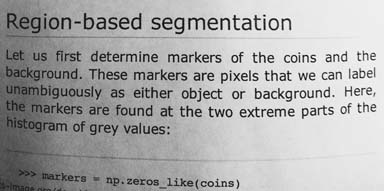
#> input picture skimage.data.page(), 384 x 191 px
$ jupyter execute --allow-errors alumnoAyudante.ipynb   (shell and % lines are left out)
#> lines starting #> are read from the running program, lines starting #| are printed output that depends on the picture; after the words box and inside, x2 and y2 are one past the last pixel; in counts of white or black regions, pixels touching at a corner belong together
<h1>Reconocimiento de imagen pa loh profes</h1>

<h2>Packages & libs</h2>

[cell 1]
import sys

[cell 2]
import os

[cell 3]
import cv2 as cv

[cell 4]
import numpy as np
import pandas as pd
import matplotlib.pyplot as plt
import pytesseract

[cell 5]
from easyocr import Reader
import argparse

[cell 6]
from skimage import io
from skimage import data
from skimage.color import rgb2gray
from skimage.transform import rotate
from skimage.filters import threshold_otsu, threshold_local, try_all_threshold

[cell 7]
from deskew import determine_skew

<h2>Image for testing shadow behaviour, binarization of image</h2>

<p>The idea is to choose from here the best approach for our use case, for that we are testing:

   - Scikit-image (skimage):
        - Isodata
        - Li
        - Mean
        - Minimun
        - Otsu
        - Triangle
        - Yen

   - Open-CV:
       - Global Thresholding
       - Adaptive Mean Thresholding
       - Adaptive Gaussian Thresholding
 </p>

[cell 8]
#This is the test for the image, provided by skimage
img = data.page()
#> img is the input picture: shape (191, 384); min 0, max 255, mean 171.5
#img = io.imread('imgtest1.jpeg')
#img = io.imread('output.png')
io.imshow(img)
plt.show()

<h3>Testing scikit-image (B1)<h3>

[cell 9]
fig, ax = try_all_threshold(img, figsize=(15, 8), verbose=False)
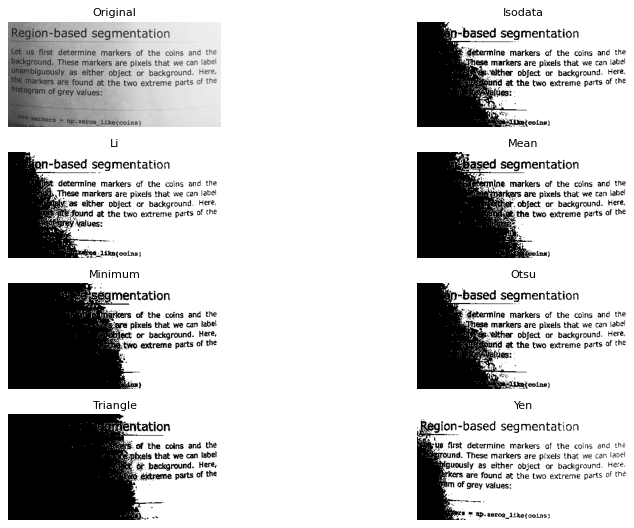
#> figure drawn by matplotlib, 8 panels

[cell 10]
io.imshow(threshold_local(img, 1), vmin=0, vmax=255)
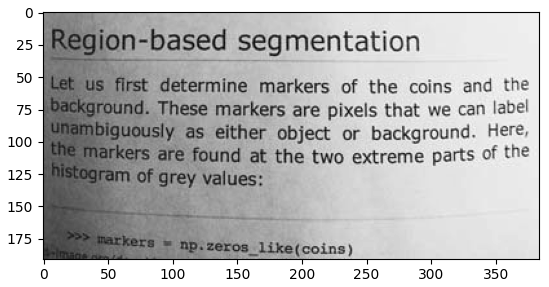
#> figure drawn by matplotlib, 1 panel

<h3>Testing with open CV (B2)<h3>

[cell 11]
#img = cv.imread('imgtest1.jpeg', 0)
#img = cv.medianBlur(img,5)
ret,th1 = cv.threshold(img,127,255,cv.THRESH_BINARY)
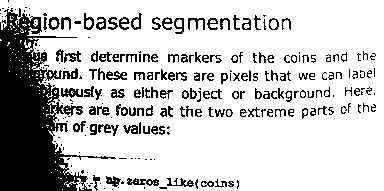
#> th1: shape (191, 384); 78.3% white; 245 black regions (106 under 20 px), largest, box (x1, y1, x2, y2) and area: (0, 8, 116, 191) 9325, (127, 178, 159, 186) 146, (61, 88, 83, 98) 135
th2 = cv.adaptiveThreshold(img,255,cv.ADAPTIVE_THRESH_MEAN_C,\
            cv.THRESH_BINARY,11,2)
#> th2: shape (191, 384); 77.8% white; black in thin lines or dots
th3 = cv.adaptiveThreshold(img,255,cv.ADAPTIVE_THRESH_GAUSSIAN_C,\
            cv.THRESH_BINARY,11,2)
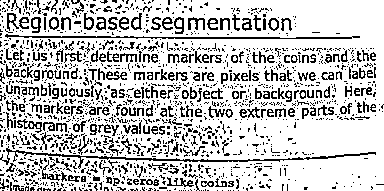
#> th3: shape (191, 384); 77% white; black in thin lines or dots
titles = ['Original Image', 'Global Thresholding (v = 127)',
            'Adaptive Mean Thresholding', 'Adaptive Gaussian Thresholding']
images = [img, th1, th2, th3]
for i in range(4):
    plt.subplot(2,2,i+1),plt.imshow(images[i],'gray')
    plt.title(titles[i])
    plt.xticks([]),plt.yticks([])
plt.show()

[cell 12]
# global thresholding
ret1,th1 = cv.threshold(img,127,255,cv.THRESH_BINARY)
# Otsu's thresholding
ret2,th2 = cv.threshold(img,0,255,cv.THRESH_BINARY+cv.THRESH_OTSU)
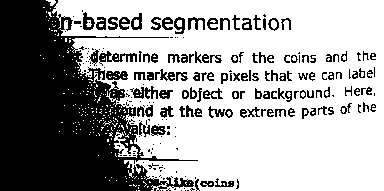
#> th2: shape (191, 384); 63.8% white; 230 black regions (114 under 20 px), largest, box (x1, y1, x2, y2) and area: (0, 0, 198, 191) 20325, (99, 51, 137, 66) 231, (130, 86, 158, 99) 185
#> ret2 = 157
# Otsu's thresholding after Gaussian filtering
blur = cv.GaussianBlur(img,(5,5),0)
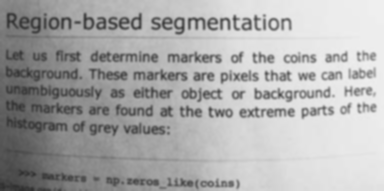
#> blur: shape (191, 384); min 47, max 239, mean 171.5
ret3,th3 = cv.threshold(blur,0,255,cv.THRESH_BINARY+cv.THRESH_OTSU)
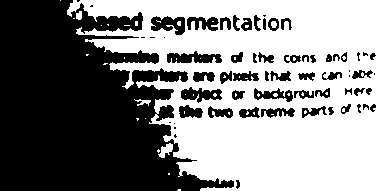
#> th3: shape (191, 384); 53.7% white; 63 black regions (15 under 20 px), largest, box (x1, y1, x2, y2) and area: (0, 0, 234, 191) 28747, (167, 51, 222, 63) 444, (151, 16, 185, 35) 415
#> ret3 = 168
# plot all the images and their histograms
images = [img, 0, th1,
          img, 0, th2,
          blur, 0, th3]
titles = ['Original Noisy Image','Histogram','Global Thresholding (v=127)',
          'Original Noisy Image','Histogram',"Otsu's Thresholding",
          'Gaussian filtered Image','Histogram',"Otsu's Thresholding"]
for i in range(3):
    plt.subplot(3,3,i*3+1),plt.imshow(images[i*3],'gray')
    plt.title(titles[i*3]), plt.xticks([]), plt.yticks([])
    plt.subplot(3,3,i*3+2),plt.hist(images[i*3].ravel(),256)
    plt.title(titles[i*3+1]), plt.xticks([]), plt.yticks([])
    plt.subplot(3,3,i*3+3),plt.imshow(images[i*3+2],'gray')
    plt.title(titles[i*3+2]), plt.xticks([]), plt.yticks([])
plt.show()
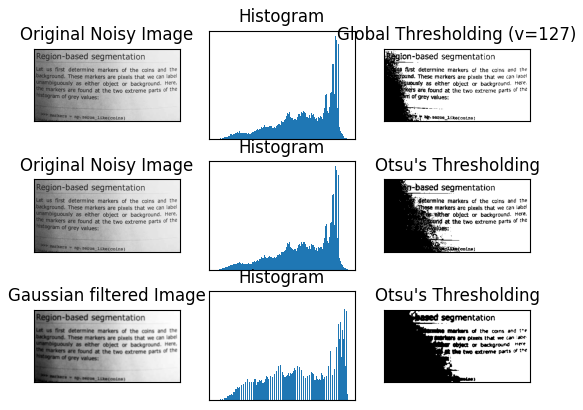
#> figure drawn by matplotlib, 9 panels

<h2>Removing skewness from the images</h2>

<h3>testing in an skewed image</h3>

[cell 13]
skImg = io.imread('Resources/skewTest.jpeg')
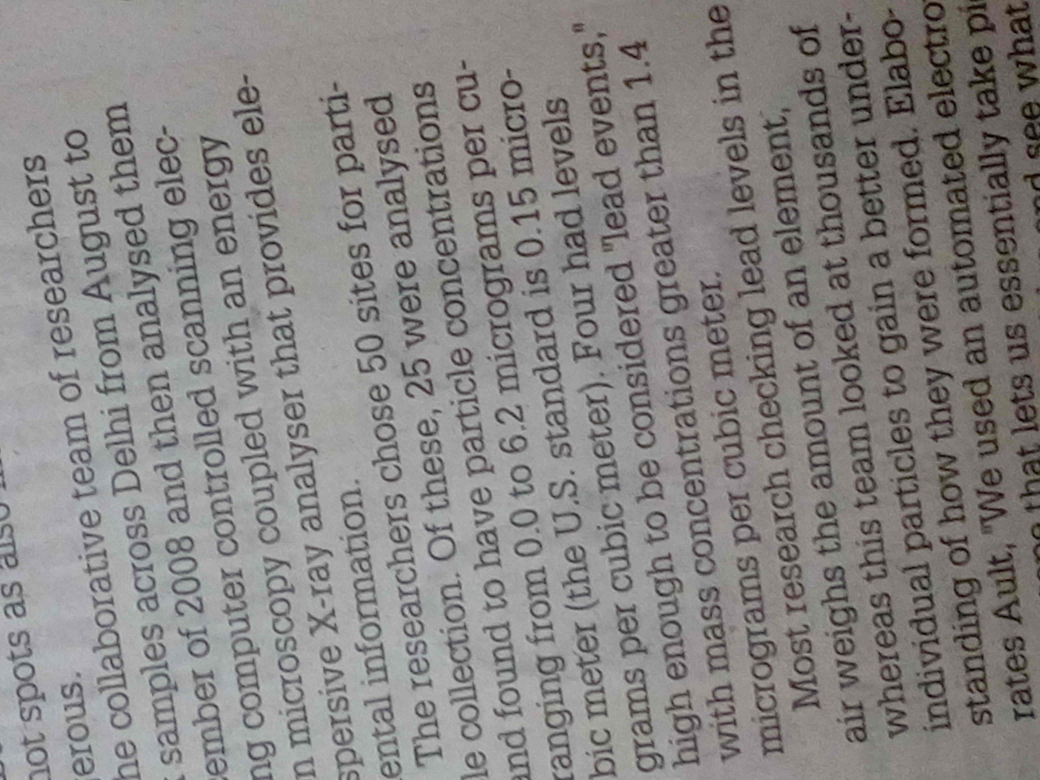
#> input picture resources/skewTest.jpeg, 4160 x 3120 px, found by its file name (shown at 1/4 size)
#> skImg is the input picture: shape (3120, 4160, 3); mean R, G, B 134.3, 131.9, 130.5

[cell 14]
io.imshow(skImg)
plt.show()

[cell 15]
grayscale = rgb2gray(skImg)
#> (the rest of this cell did not finish here and is left out)

<h2>Optical Caracter Recognition<h2>

<p>The following step is a comparison between Tesseract-OCR and Easy-OCR to see the most precise OCR</p>

<h3>OCR input image</h3>

[cell 16]
imgOCR = io.imread('Resources/turingOCR.jpg')
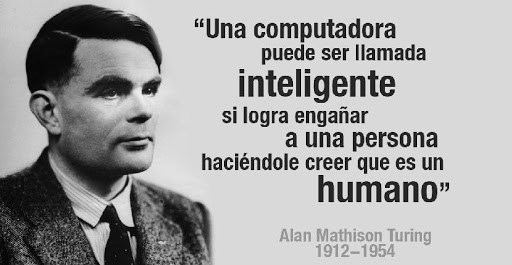
#> input picture resources/turingOCR.jpg, 512 x 265 px, found by its file name
#> imgOCR is the input picture: shape (265, 512, 3); min 0, max 245, mean 164.4

io.imshow(imgOCR)

plt.show()

<h3>Tesseract-OCR</h3>

#> (a cell that did not finish here is left out)

#> (a cell that did not finish here is left out)

<h3>Easy-OCR</h3>

#> (a cell that did not finish here is left out)

#> (a cell that did not finish here is left out)

#> (a cell that did not finish here is left out)

<h2>Testing for images</h2>

<p>this is a test focused on extracting text from sample images, and generating a CSV for a more detailed analysis</p>

[cell 22]
def readImages(imgPath):
    try:
        img = io.imread(imgPath)
        return img
    except:
        print('Error in reading image')

[cell 23]
def ocrImage(image, lang):
    try:
        text = pytesseract.image_to_string(image, lang)
        return text
    except:
        print('Error in Tesseract')

[cell 24]
def ocrImage2(image):
    try:
        text = reader.readtext(image, detail = 0)
        return text
    except:
        print('Error in Tesseract')

#> (a cell that did not finish here is left out)

<h4>Orchestator</h4>

[cell 26]
directory = 'Resources/Images/'

df = pd.DataFrame(columns = ['File', 'Text'])

i = 1
#> (the rest of this cell did not finish here and is left out)

[cell 27]
directory = 'Resources/Images/'
#> directory = 'Resources/Images/'

df = pd.DataFrame(columns = ['File', 'Text'])

i = 1
#> (the rest of this cell did not finish here and is left out)
